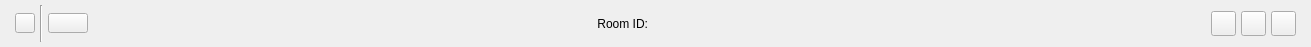
<?xml version="1.0" encoding="UTF-8"?>
<ui version="4.0">
 <class>TopBarController</class>
 <widget class="QWidget" name="TopBarController">
  <property name="geometry">
   <rect>
    <x>0</x>
    <y>0</y>
    <width>1311</width>
    <height>47</height>
   </rect>
  </property>
  <property name="windowTitle">
   <string>TopBarController</string>
  </property>
  <layout class="QHBoxLayout" name="horizontalLayout">
   <property name="spacing">
    <number>0</number>
   </property>
   <property name="leftMargin">
    <number>0</number>
   </property>
   <property name="topMargin">
    <number>0</number>
   </property>
   <property name="rightMargin">
    <number>0</number>
   </property>
   <property name="bottomMargin">
    <number>0</number>
   </property>
   <item>
    <widget class="QWidget" name="widget_bg" native="true">
     <layout class="QHBoxLayout" name="horizontalLayout_3">
      <property name="spacing">
       <number>5</number>
      </property>
      <property name="leftMargin">
       <number>15</number>
      </property>
      <property name="topMargin">
       <number>5</number>
      </property>
      <property name="rightMargin">
       <number>15</number>
      </property>
      <property name="bottomMargin">
       <number>5</number>
      </property>
      <item>
       <widget class="QPushButton" name="btn_roomInfo">
        <property name="minimumSize">
         <size>
          <width>20</width>
          <height>20</height>
         </size>
        </property>
        <property name="maximumSize">
         <size>
          <width>20</width>
          <height>20</height>
         </size>
        </property>
        <property name="text">
         <string/>
        </property>
       </widget>
      </item>
      <item>
       <widget class="Line" name="line">
        <property name="styleSheet">
         <string notr="true"/>
        </property>
        <property name="orientation">
         <enum>Qt::Vertical</enum>
        </property>
       </widget>
      </item>
      <item>
       <widget class="QPushButton" name="btn_ShowDebugInfo">
        <property name="sizePolicy">
         <sizepolicy hsizetype="Preferred" vsizetype="Preferred">
          <horstretch>0</horstretch>
          <verstretch>0</verstretch>
         </sizepolicy>
        </property>
        <property name="minimumSize">
         <size>
          <width>40</width>
          <height>20</height>
         </size>
        </property>
        <property name="maximumSize">
         <size>
          <width>40</width>
          <height>20</height>
         </size>
        </property>
        <property name="layoutDirection">
         <enum>Qt::LeftToRight</enum>
        </property>
        <property name="text">
         <string/>
        </property>
        <property name="checkable">
         <bool>true</bool>
        </property>
       </widget>
      </item>
      <item>
       <spacer name="horizontalSpacer_2">
        <property name="orientation">
         <enum>Qt::Horizontal</enum>
        </property>
        <property name="sizeHint" stdset="0">
         <size>
          <width>40</width>
          <height>20</height>
         </size>
        </property>
       </spacer>
      </item>
      <item>
       <widget class="QWidget" name="widget" native="true">
        <property name="minimumSize">
         <size>
          <width>200</width>
          <height>0</height>
         </size>
        </property>
        <layout class="QHBoxLayout" name="horizontalLayout_2">
         <property name="spacing">
          <number>5</number>
         </property>
         <property name="leftMargin">
          <number>0</number>
         </property>
         <property name="topMargin">
          <number>0</number>
         </property>
         <property name="rightMargin">
          <number>0</number>
         </property>
         <property name="bottomMargin">
          <number>0</number>
         </property>
         <item>
          <widget class="QLabel" name="label_room">
           <property name="text">
            <string>Room ID:</string>
           </property>
           <property name="alignment">
            <set>Qt::AlignRight|Qt::AlignTrailing|Qt::AlignVCenter</set>
           </property>
          </widget>
         </item>
         <item>
          <widget class="QLabel" name="label_room_name">
           <property name="text">
            <string/>
           </property>
           <property name="alignment">
            <set>Qt::AlignCenter</set>
           </property>
          </widget>
         </item>
        </layout>
       </widget>
      </item>
      <item>
       <spacer name="horizontalSpacer">
        <property name="orientation">
         <enum>Qt::Horizontal</enum>
        </property>
        <property name="sizeHint" stdset="0">
         <size>
          <width>40</width>
          <height>20</height>
         </size>
        </property>
       </spacer>
      </item>
      <item>
       <widget class="QPushButton" name="btn_network">
        <property name="minimumSize">
         <size>
          <width>25</width>
          <height>25</height>
         </size>
        </property>
        <property name="maximumSize">
         <size>
          <width>25</width>
          <height>25</height>
         </size>
        </property>
        <property name="text">
         <string/>
        </property>
       </widget>
      </item>
      <item>
       <widget class="QPushButton" name="btn_set">
        <property name="minimumSize">
         <size>
          <width>25</width>
          <height>25</height>
         </size>
        </property>
        <property name="maximumSize">
         <size>
          <width>25</width>
          <height>25</height>
         </size>
        </property>
        <property name="text">
         <string/>
        </property>
       </widget>
      </item>
      <item>
       <widget class="QPushButton" name="btn_switch_layout">
        <property name="minimumSize">
         <size>
          <width>25</width>
          <height>25</height>
         </size>
        </property>
        <property name="maximumSize">
         <size>
          <width>25</width>
          <height>25</height>
         </size>
        </property>
        <property name="text">
         <string/>
        </property>
       </widget>
      </item>
     </layout>
    </widget>
   </item>
  </layout>
 </widget>
 <layoutdefault spacing="6" margin="11"/>
 <resources/>
 <connections/>
</ui>
